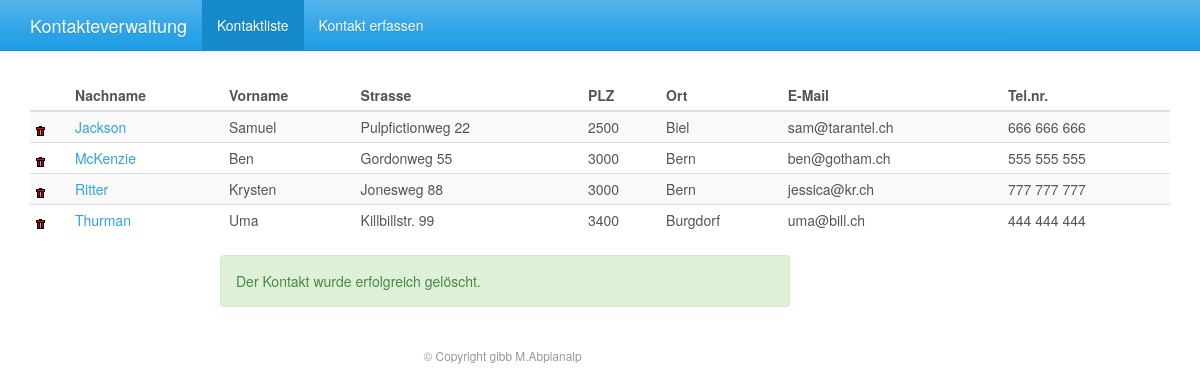
Page /php/index.php?id=kontaktliste&kid=1 on the committed database.
### tables this page shows
CREATE TABLE `kontakte` (
  `kid` int(11) NOT NULL,
  `nachname` varchar(50) NOT NULL,
  `vorname` varchar(50) DEFAULT NULL,
  `strasse` varchar(100) DEFAULT NULL,
  `oid` smallint(6) DEFAULT NULL,
  `email` varchar(100) NOT NULL,
  `tel` varchar(20) DEFAULT NULL
);

CREATE TABLE `orte` (
  `oid` int(11) NOT NULL,
  `plz` smallint(6) NOT NULL,
  `ort` varchar(50) NOT NULL
);

### php/appl_functions.php (called while the page is built, shortened)
<?php
function kontaktliste() {
  setValue("data", db_select_kontakte());
  if (is_array(getValue("data"))) {
	return runTemplate("../templates/".getValue("func").".htm.php");
  } else {
	return "<div class='col-md-offset-3 col-md-4 text-center'>Liste ist leer...</div><br /><br />";
  }
}
?>

### php/db_functions.php (called while the page is built, shortened)
<?php
function db_select_kontakte() {
	$sql = "select k.kid, k.nachname, k.vorname, k.strasse, o.plz, o.ort, k.email, k.tel
			from kontakte k
			left join orte o on o.oid = k.oid
			order by nachname, vorname";
	return sqlSelect($sql);
}
?>

### templates/kontaktliste.htm.php (the view)
<table class="table table-striped table-condensed">
  <thead>
	<tr>
	  <th></th>
	  <th>Nachname</th>
	  <th>Vorname</th>
	  <th>Strasse</th>
	  <th>PLZ</th>
	  <th>Ort</th>
	  <th>E-Mail</th>
	  <th>Tel.nr.</th>
	</tr>
  </thead>
  <tbody>
	<?php
	  foreach(getValue("data") as $row) {
		echo "<tr>
			  <td><a href='".getValue('phpmodule')."&kid=".$row['kid']."'>
			  <img src='../images/delete.png' border='no' onclick='return confdel();'></a></td>
			  <td><a href='".$_SERVER['PHP_SELF']."?id=kontakterfassen&action=edit&kid=".$row['kid']."'>".htmlTextAufbereiten($row['nachname'])."</a></td>
			  <td>".htmlTextAufbereiten($row['vorname'])."</td>
			  <td>".htmlTextAufbereiten($row['strasse'])."</td>
			  <td>".$row['plz']."</td>
			  <td>".htmlTextAufbereiten($row['ort'])."</td>
			  <td>".htmlTextAufbereiten($row['email'])."</td>
			  <td>".htmlTextAufbereiten($row['tel'])."</td>
			  </tr>\n";
	  }
	?>
  </tbody>
</table>
<?php
  $meldung = getValue("meldung");
  if (strlen($meldung) > 0) echo "<div class='col-md-offset-2 col-md-6 alert alert-success'>$meldung</div>";
?>

### rows in the picture
kontakte: nachname "Jackson", vorname "Samuel", strasse "Pulpfictionweg 22", oid.plz "2500", oid.ort "Biel", email "sam@tarantel.ch", tel "666 666 666"
kontakte: nachname "McKenzie", vorname "Ben", strasse "Gordonweg 55", oid.plz "3000", oid.ort "Bern", email "ben@gotham.ch", tel "555 555 555"
kontakte: nachname "Ritter", vorname "Krysten", strasse "Jonesweg 88", oid.plz "3000", oid.ort "Bern", email "jessica@kr.ch", tel "777 777 777"
kontakte: nachname "Thurman", vorname "Uma", strasse "Killbillstr. 99", oid.plz "3400", oid.ort "Burgdorf", email "uma@bill.ch", tel "444 444 444"

### other values in the picture
$option "Kontaktliste"
$option "Kontakt erfassen"
$meldung "Der Kontakt wurde erfolgreich gelöscht."
